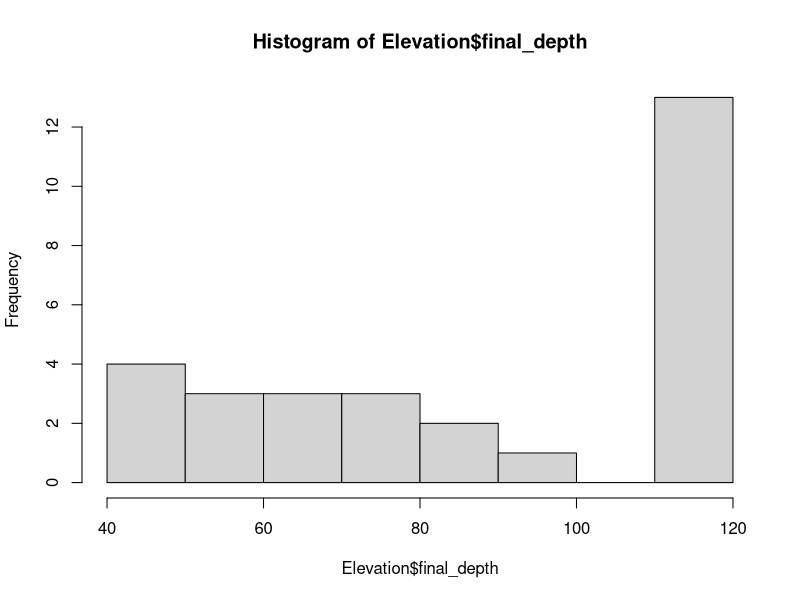
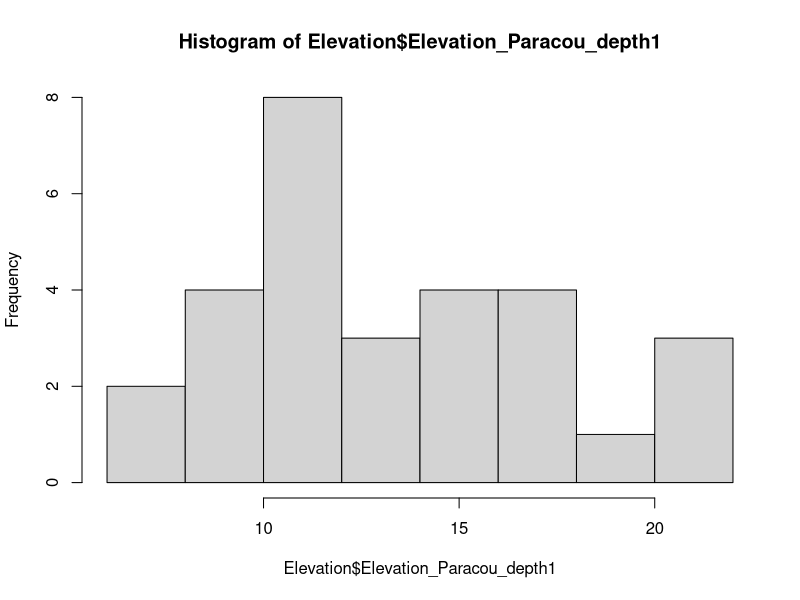
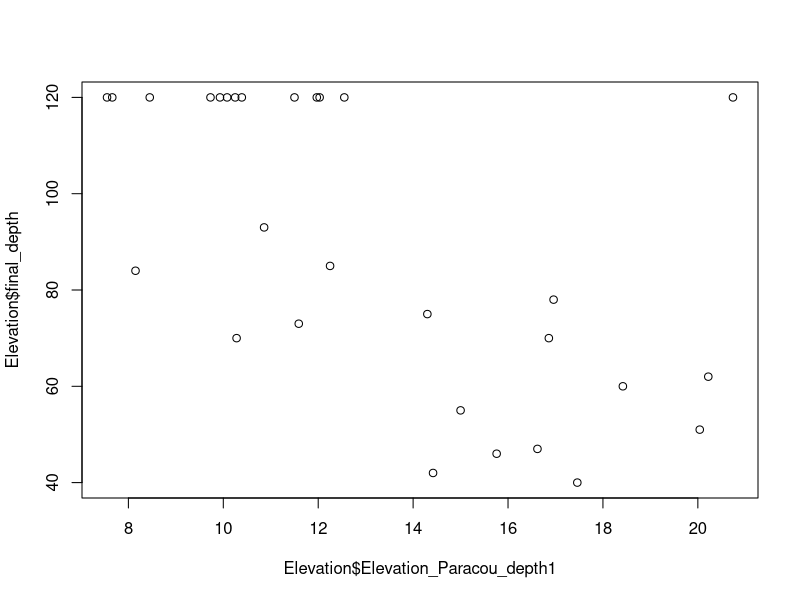
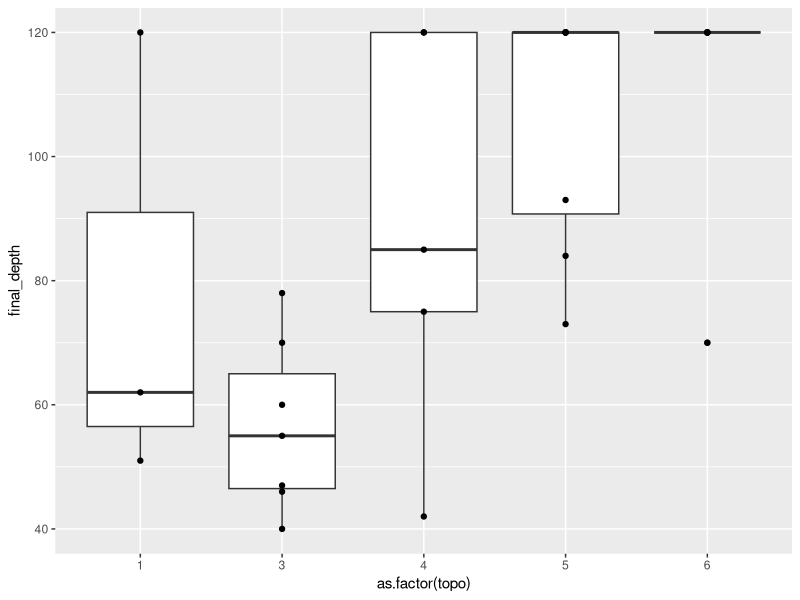
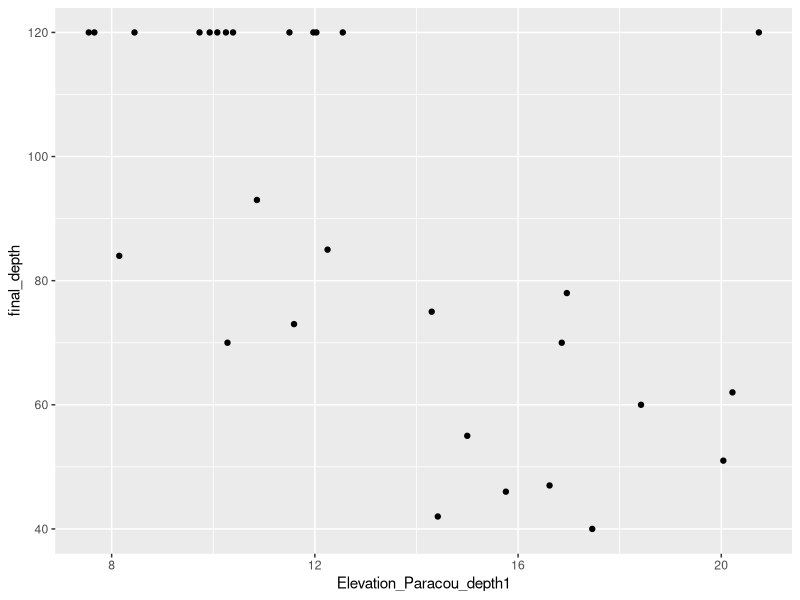
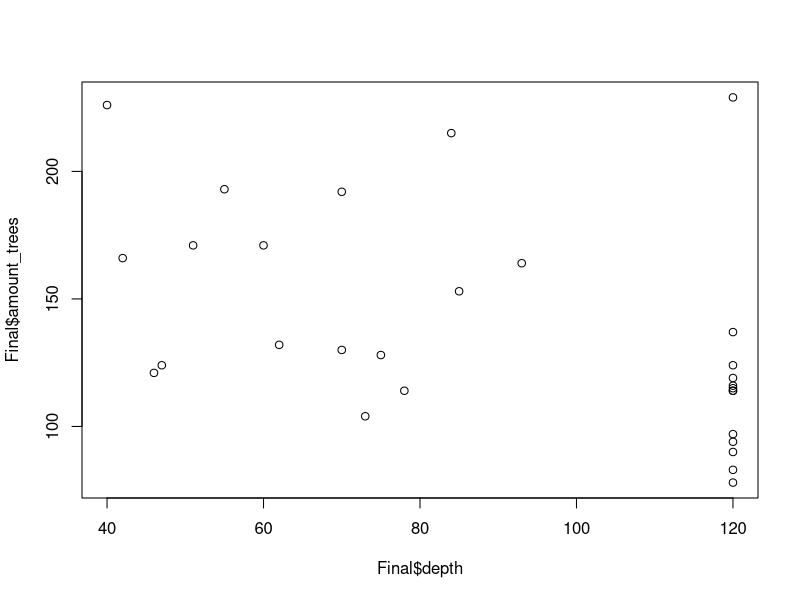
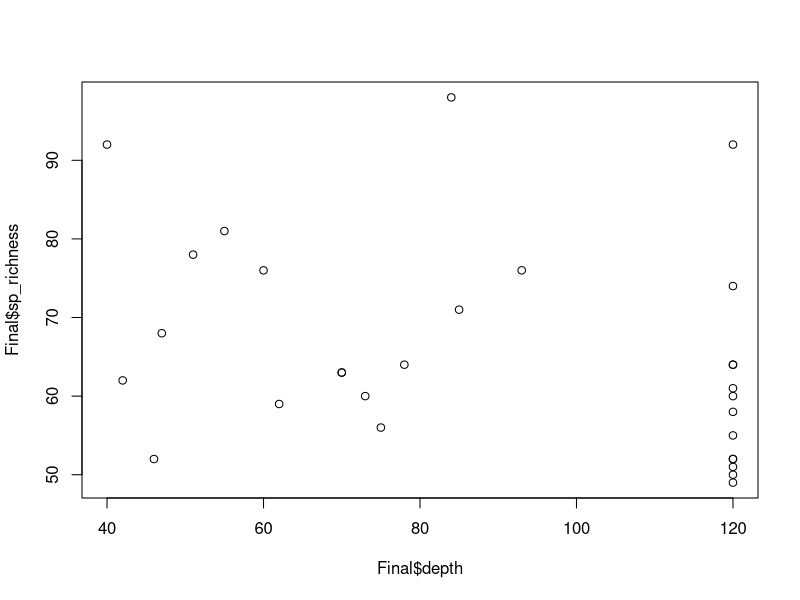
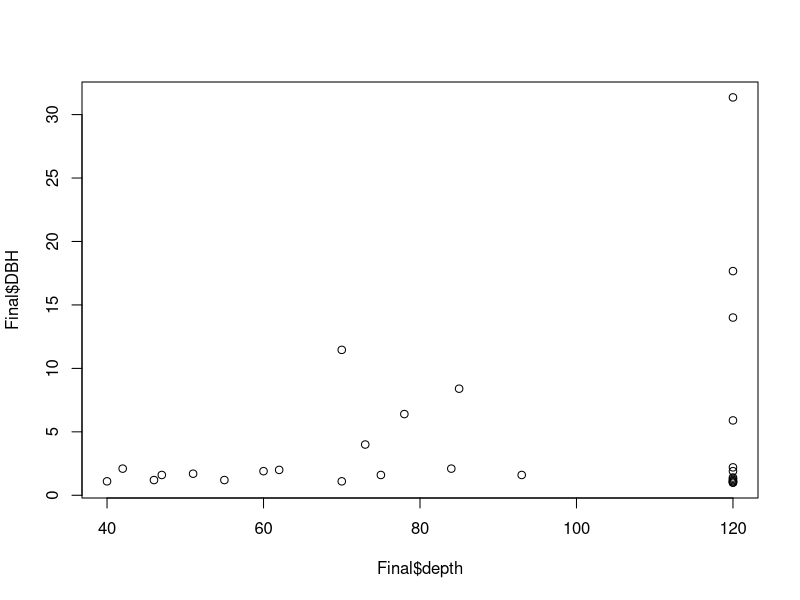

Reproduce these figures in R, in order.
## ---- chunk 1
#to empty your work environment
rm(list=ls()) 


library(tidyverse)
library(readxl)
library(dplyr)

library(ggforce)   #look again why I used it
library(knitr)

## ---- chunk 2
#import data from last year project (36 Auger in the P16)
dataAuger2022 <- read_excel("DataAuger2022.xlsx", na = "NA")  

#create a new column for topography that only contains the number of the topography 
dataAuger2022$topo <- as.numeric(gsub("[^0-9]+", "", dataAuger2022$topographie))
#6: bas fonds
#5: versant bas de pente
#4: versant mi-pente
#3: versant haut de pente
#2: ...?
#1: plateau

#import botany data
Botany <- read_excel("DataAuger2022.xlsx", na = "NA", sheet = "Data Giacomo")  

#remove NA objects
Botany <- Botany %>% 
  na.omit  

#make a more precise df with variables we will use
Botany <- Botany %>% 
  select(c("TreeID", "Family", "Genus", "species", "DBH", "Xutm", "Yutm"))

## ---- chunk 3

dataAuger2022 <- dataAuger2022 %>% rename_at('% pente', ~'pente')
dataAuger2022 <- dataAuger2022 %>% rename_at('Numéro horizon', ~'horizon')
dataAuger2022 <- dataAuger2022 %>% rename_at('profondeur limite inférieure (cm)2', ~'depth_inf')
dataAuger2022 <- dataAuger2022 %>% rename_at('profondeur limite supérieure (cm)', ~'depth_sup')
dataAuger2022 <- dataAuger2022 %>% rename_at('Epaisseur (cm)', ~'epaisseur')
dataAuger2022 <- dataAuger2022 %>% rename_at('Texture corrigée 2023', ~'Texture_2023')
dataAuger2022 <- dataAuger2022 %>% rename_at('EG %', ~'stone_elements')
dataAuger2022 <- dataAuger2022 %>% rename_at('Réserve eau utile (mm) NEW...35', ~'water_reservoir')

## ---- chunk 4
#create a cleaner dataframe with only necessary informations
Auger_cor <- dataAuger2022 %>% 
  select(c("sondage_N", "depth_sup", "texture", "Texture_2023", "topo", "arbre_plus_proche"))

#create new texture variable that contains some non-corrected textures
Auger_cor$final_texture <- ifelse(
  is.na(dataAuger2022$Texture_2023) & !(dataAuger2022$sondage_N %in% c("15.1", "15.2", "15.5", "15.7", "19.5", "19.7", "20.5")),
  dataAuger2022$texture,
  dataAuger2022$Texture_2023
)

#create dataframe with only final texture as texture, and then only eliminate the rows for which we have not data of
Auger_cor <- Auger_cor %>%
  select(c("sondage_N", "depth_sup", "final_texture", "topo", "arbre_plus_proche")) %>%
  na.omit

#create new column with textures divided in three classes based upon their presence of silt
Auger_cor$Silt_class <- ifelse(Auger_cor$final_texture %in% c("A", "Alo", "AS"), "low", ifelse(Auger_cor$final_texture %in% c("SL", "SA", "S"), "intermediate", "high"))

#creata dataframe in which for every Auger point you have defined depth at which silt concentration becomes high, or if intermediate that it is 120 (!!Important to check this)
Auger_cor <- Auger_cor %>%
  group_by(sondage_N) %>%
  mutate(
    final_depth = ifelse(any(Silt_class == "high"), 
                         min(depth_sup[Silt_class == "high"]), 
                         120)
  ) %>%
  ungroup() %>%
  distinct(sondage_N, .keep_all = TRUE) %>%
  select(sondage_N, final_depth, topo, arbre_plus_proche)

#import elevation data of topography
Elevation <- read.csv("Elevation_exact.csv")

#merge two dataframes 
Elevation <- Elevation %>%
  select(c("sondage_N", "Elevation_Paracou_depth1")) %>%
  merge(Auger_cor, by.x = 'sondage_N', by.y = 'sondage_N')

#correlation test between topography and high silt depth appearance, spearman method instead of pearson due to non-normality (of final depth because much more values of no HSD appearance)
cor(Elevation$Elevation_Paracou_depth1, Elevation$final_depth, method = "spearman")

cor.test(Elevation$Elevation_Paracou_depth1, Elevation$final_depth, method = 
c("spearman"))

## ---- chunk 5
hist(Elevation$final_depth)
hist(Elevation$Elevation_Paracou_depth1)
plot(Elevation$Elevation_Paracou_depth1, Elevation$final_depth)

ggplot(Elevation, aes(x=as.factor(topo), y=final_depth)) + geom_boxplot() + geom_point()

ggplot(Elevation, aes(x=Elevation_Paracou_depth1, y=final_depth)) + geom_point()
## ---- chunk 6

Auger <- dataAuger2022 %>%
  select(c("sondage_N", "arbre_plus_proche", "topo", "depth_sup", "Texture_2023"))

#create new texture variable that contains some non-corrected textures
Auger$final_texture <- ifelse(
  is.na(dataAuger2022$Texture_2023) & !(dataAuger2022$sondage_N %in% c("15.1", "15.2", "15.5", "15.7", "19.5", "19.7", "20.5")),
  dataAuger2022$texture,
  dataAuger2022$Texture_2023
)

#create new column with textures divided in three classes based upon their presence of silt
Auger$Silt_class <- ifelse(Auger$final_texture == "NA", NA, ifelse(
  Auger$final_texture %in% c("A", "Alo", "AS"), "low", ifelse(Auger$final_texture %in% c("SL", "SA", "S"), "intermediate", "high")))


Auger <- Auger %>% 
  select(c("sondage_N", "arbre_plus_proche", "topo", "depth_sup", "Silt_class", "final_texture")) %>%
  na.omit()

## ---- chunk 7

# #filter out all data that isn't on a certain topography and make smaller usable dataframe
# Auger <- dataAuger2022 %>% 
#   filter(topo %in% c("3")) %>%
#   select(c("sondage_N", "Texture_2023", "depth_sup", "arbre_plus_proche", "topo")) 

# #take out NA variables
# Auger <- Auger %>% 
#   na.omit   

#create new column with textures divided in three classes based upon their presence of silt
# Auger$Silt_class <- ifelse(Auger$Texture_2023 %in% c("A", "Alo", "AS"), "low", ifelse(Auger$Texture_2023 %in% c("SL", "SA", "S"), "intermediate", "high"))

## ---- chunk 8

#creata dataframe in which for every Auger point you have defined depth at which silt concentration becomes high (or if no high it is 120)

Auger_test <- Auger %>% 
  group_by(sondage_N) %>%  #group by Auger
  mutate(depth = ifelse(any(Silt_class == "high"), 
                         min(depth_sup[Silt_class == "high"]), 
                         120) ) %>%
  left_join(Botany, by = c("arbre_plus_proche" = "TreeID")) %>%
  group_by(sondage_N) %>%
  filter(DBH == max(DBH)) %>%
  distinct(sondage_N, .keep_all = TRUE) %>%
  select(c("sondage_N", "arbre_plus_proche", "topo", "depth", "DBH", "Family", "Genus", "species", "Xutm", "Yutm"))
  
## ---- chunk 9
#write_csv(Auger_test, "Em_auger.csv")
#import data in Qgis

Buffer_points <- read.csv("Em_bufferpoints.csv")

AGB_buffer <- Buffer_points %>%
  group_by(sondage_N) %>%
  summarise(amount_trees = n(),
            sp_richness = n_distinct(species)
            )

Final <- Auger_test %>%
  merge(AGB_buffer, by.x = 'sondage_N', by.y = 'sondage_N' )

## ---- chunk 10
plot(Final$depth, Final$amount_trees)
plot(Final$depth, Final$sp_richness)
plot(Final$depth, Final$DBH)
## ---- chunk 11
library(car)

M1 <- lm(Final$amount_trees ~ Final$topo*Final$depth)
anova(M1)  #type1
Anova(M1)   # type2

M2<- lm(Final$amount_trees ~ Final$topo + Final$depth)   #no interaction
Anova(M2)
## ---- chunk 12

M3 <- lm(Final$DBH ~ Final$topo*Final$depth)
Anova(M3)
anova(M3)

M4 <- lm(Final$sp_richness ~ Final$topo*Final$depth)
summary(M4)
Anova(M4)
